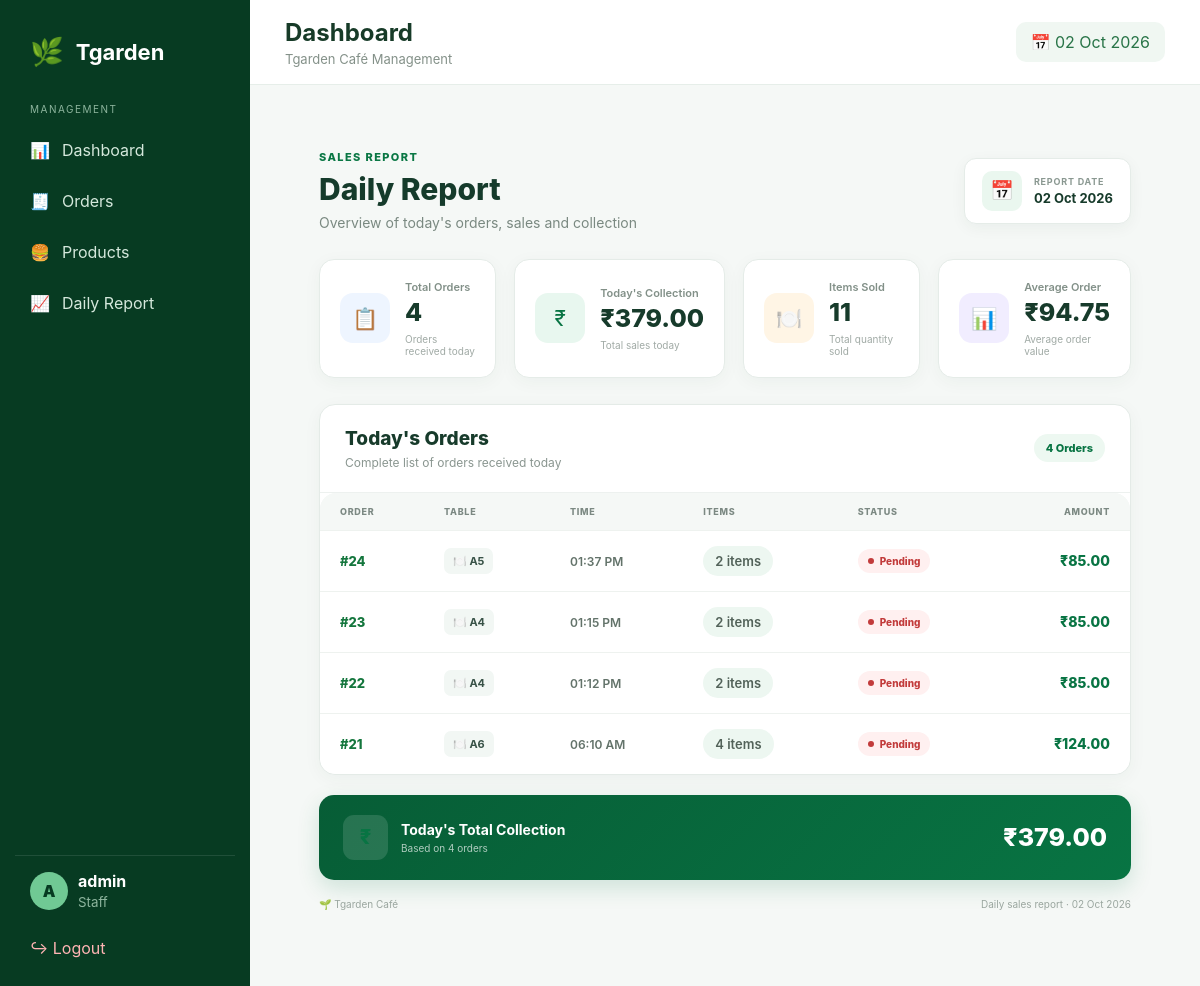
Page /staff/daily-report/ (signed in) on the earlier database version.
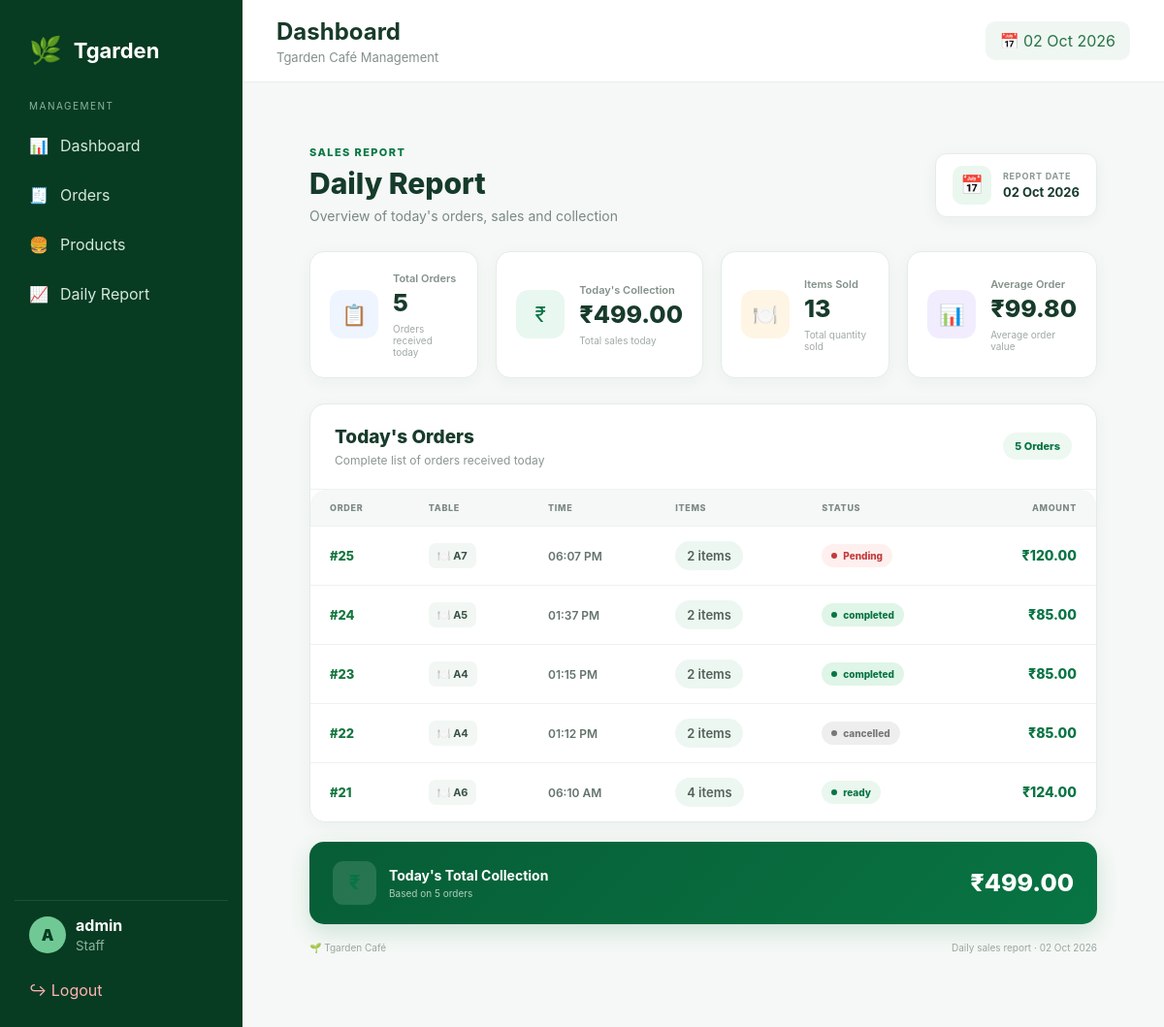
Same page on the later database version.
### cafe/models.py (models this page shows, shortened)
class Order(models.Model):
    STATUS_CHOICES = [
        ("Pending", "Pending"),
        ("Preparing", "Preparing"),
        ("Ready", "Ready"),
        ("Completed", "Completed"),
        ("Cancelled", "Cancelled"),
    ]
    table_name = models.CharField(
        max_length=100
    )
    total_amount = models.DecimalField(
        max_digits=10,
        decimal_places=2,
        default=0
    )
    status = models.CharField(
        max_length=20,
        choices=STATUS_CHOICES,
        default="Pending"
    )
    created_at = models.DateTimeField(
        auto_now_add=True
    )
    class Meta:
        ordering = ["-created_at"]

### staff/views.py (the view)
@login_required
def daily_report(request):
    today = timezone.localdate()
    orders = (
        Order.objects
        .filter(created_at__date=today)
        .prefetch_related("items__product")
        .order_by("-created_at")
    )
    total_orders = orders.count()
    total_collection = (
        orders.aggregate(
            total=Sum("total_amount")
        )["total"] or 0
    )
    total_items = 0
    for order in orders:
        for item in order.items.all():
            total_items += item.quantity
    if total_orders:
        average_order = total_collection / total_orders
    else:
        average_order = 0
    context = {
        "orders": orders,
        "report_date": today,
        "total_orders": total_orders,
        "total_collection": total_collection,
        "total_items": total_items,
        "average_order": average_order,
    }
    return render(
        request,
        "staff/daily_report.html",
        context
    )

### staff/templates/staff/daily_report.html (shortened to what the changed rows need)
{% extends "staff/base.html" %}
{% load static %}
{% block content %}
<div class="daily-report">
    <div class="daily-report-header">
        <div class="daily-report-title">
            <h1>Daily Report</h1>
        </div>
    </div>
    <div class="report-stat-grid">
        <div class="report-stat">
            <div class="report-stat-info">
                <label>Total Orders</label>
                <strong>
                    {{ total_orders }}
                </strong>
                <small>
                    Orders received today
                </small>
            </div>
        </div>
        <div class="report-stat">
            <div class="report-stat-info">
                <label>Today's Collection</label>
                <strong>
                    ₹{{ total_collection|floatformat:2 }}
                </strong>
                <small>
                    Total sales today
                </small>
            </div>
        </div>
        <div class="report-stat">
            <div class="report-stat-info">
                <label>Items Sold</label>
                <strong>
                    {{ total_items }}
                </strong>
                <small>
                    Total quantity sold
                </small>
            </div>
        </div>
        <div class="report-stat">
            <div class="report-stat-info">
                <label>Average Order</label>
                <strong>
                    ₹{{ average_order|floatformat:2 }}
                </strong>
                <small>
                    Average order value
                </small>
            </div>
        </div>
    </div>
    <div class="orders-report-card">
        <div class="orders-report-header">
            <div>
                <h2>Today's Orders</h2>
                <p>
                </p>
            </div>
            <div class="orders-count">
                {{ total_orders }} Order{{ total_orders|pluralize }}
            </div>
        </div>
        {% if orders %}
        <div class="orders-table-container">
            <table class="orders-table">
                <thead>
                    <tr>
                        <th>Order</th>
                        <th>Table</th>
                        <th>Time</th>
                        <th>Items</th>
                        <th>Status</th>
                        <th style="text-align:right;">
                            Amount
                        </th>
                    </tr>
                </thead>
                <tbody>
                    {% for order in orders %}
                    <tr>
                        <td>
                            <a
                                href="{% url 'staff:order_detail' order.id %}"
                                class="order-id"
                            >
                                #{{ order.id }}
                            </a>
                        </td>
                        <td>
                            <span class="table-number">
                                🍽️ {{ order.table_name }}
                            </span>
                        </td>
                        <td>
                            <span class="order-time">
                                {{ order.created_at|date:"h:i A" }}
                            </span>
                        </td>
                        <td>
                            <span class="item-count">
                                {{ order.items.all|length }}
                                item{{ order.items.all|length|pluralize }}
                            </span>
                        </td>
                        <td>
                            <span
                                class="
                                    order-status
                                    status-{{ order.status|lower }}
                                "
                            >
                                {{ order.get_status_display }}
                            </span>
                        </td>
                        <td class="order-amount">
                            ₹{{ order.total_amount|floatformat:2 }}
                        </td>
                    </tr>
                    {% endfor %}
                </tbody>
            </table>
        </div>
        {% endif %}
    </div>
    <div class="collection-footer">
        <div class="collection-info">
            <div class="collection-icon">
            </div>
            <div>
                <strong>
                    Today's Total Collection
                </strong>
                <small>
                    Based on {{ total_orders }}
                    order{{ total_orders|pluralize }}
                </small>
            </div>
        </div>
        <div class="collection-total">
            ₹{{ total_collection|floatformat:2 }}
        </div>
    </div>
</div>
{% endblock %}

Differences in the rows shown:
added Order: id "25", table_name "A7", created_at "06:07 PM", items.all|length "2", status "Pending", total_amount "120.00"
changed Order "01:37 PM": status "Pending" → "completed"
changed Order "01:15 PM": status "Pending" → "completed"
changed Order "01:12 PM": status "Pending" → "cancelled"
changed Order "06:10 AM": status "Pending" → "ready"
Other differences:
{{ total_orders }}: "4" → "5"
{{ total_collection|floatformat:2 }}: "379.00" → "499.00"
{{ total_items }}: "11" → "13"
{{ average_order|floatformat:2 }}: "94.75" → "99.80"
